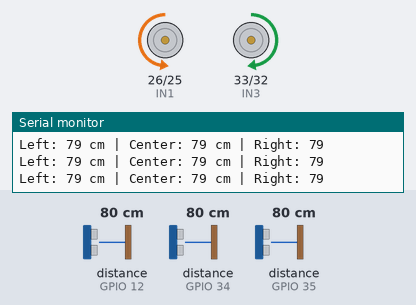
This sketch was run on a simulated ESP32. Shown: motor-driver pin pairs drawn as motors (green arrow = first pin HIGH = forward, orange = second pin HIGH = backward, longer = more drive), the last lines printed to the serial monitor. Wiring (inferred from the names in the program): 3 × ultrasonic range finder: trigger GPIO 13, echo GPIO 12 / trigger GPIO 14, echo GPIO 34 / trigger GPIO 27, echo GPIO 35. The test bench sets the inputs (shaded band); at power-on: distance to the obstacle (sensors on GPIO 12, GPIO 34, GPIO 35) 80 cm. The echo pulse lasts 58.3 µs per cm.

Above: at 1.2 s.
1.3 s: distance to the obstacle (sensor on GPIO 12) set to 23 cm
2.8 s: distance to the obstacle (sensor on GPIO 12) set to 19 cm
At 4.0 s:
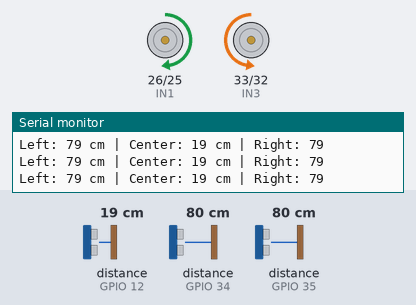
4.3 s: distance to the obstacle (sensor on GPIO 34) set to 22 cm
5.8 s: distance to the obstacle (sensor on GPIO 34) set to 18 cm
At 6.7 s:
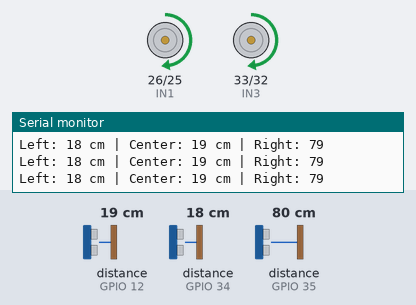
7.3 s: distance to the obstacle (sensor on GPIO 34) set to 35 cm
At 7.9 s:
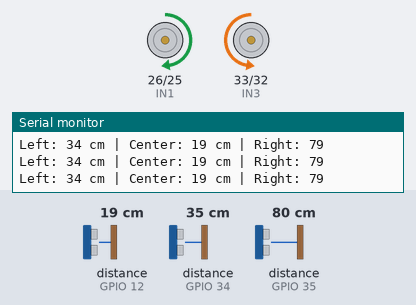
8.8 s: distance to the obstacle (sensor on GPIO 35) set to 23 cm
10.3 s: distance to the obstacle (sensor on GPIO 35) set to 19 cm
At 11.7 s:
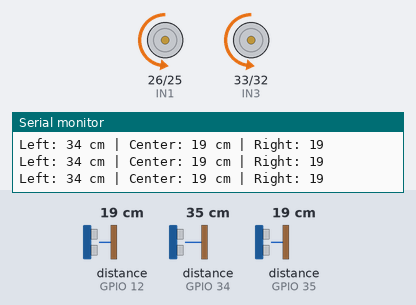
Timing chart, 0 to 12.8 s (numbered marks = the images above; inputs shaded):
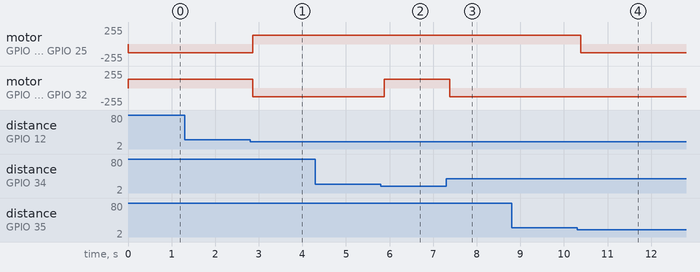

Measured:
- the behaviour switches between 21 and 20 cm on distance to the obstacle (sensor on GPIO 12) (found by bisection; images 0 and 1)
- the behaviour switches between 21 and 20 cm on distance to the obstacle (sensor on GPIO 34) (found by bisection; images 1 and 2)
- the behaviour switches between 21 and 20 cm on distance to the obstacle (sensor on GPIO 35) (found by bisection; images 3 and 4)
- after the input at 2.8 s, motor on GPIO 26 (IN1) / GPIO 25 (IN2): backward 128/255 → forward 128/255 after 0.07 s; motor on GPIO 33 (IN3) / GPIO 32 (IN4): forward 128/255 → backward 128/255 after 0.07 s
- after the input at 5.8 s, motor on GPIO 33 (IN3) / GPIO 32 (IN4): backward 128/255 → forward 128/255 after 0.08 s
- after the input at 7.3 s, motor on GPIO 33 (IN3) / GPIO 32 (IN4): forward 128/255 → backward 128/255 after 0.08 s
- after the input at 10.3 s, motor on GPIO 26 (IN1) / GPIO 25 (IN2): forward 128/255 → backward 128/255 after 0.09 s

The sketch:

OS_MutithreadingProject.ino
```cpp
#include <Arduino.h>

// Motor control pins for L298N
const int IN1 = 26; // Motor 1 forward
const int IN2 = 25; // Motor 1 backward
const int IN3 = 33; // Motor 2 forward
const int IN4 = 32; // Motor 2 backward

// Ultrasonic sensor pins
const int trigLeft = 14;   // Left sensor Trigger pin
const int echoLeft = 34;   // Left sensor Echo pin
const int trigCenter = 13; // Center sensor Trigger pin
const int echoCenter = 12; // Center sensor Echo pin
const int trigRight = 27;  // Right sensor Trigger pin
const int echoRight = 35;  // Right sensor Echo pin

// PWM configurations
const int pwmChannel1 = 0;   // PWM channel for IN1
const int pwmChannel2 = 1;   // PWM channel for IN2
const int pwmChannel3 = 2;   // PWM channel for IN3
const int pwmChannel4 = 3;   // PWM channel for IN4
const int pwmFreq = 5000;    // PWM frequency (Hz)
const int pwmResolution = 8; // PWM resolution (8-bit: 0-255)

// Shared variables
volatile int directionCommand = 0; // Command to control direction
SemaphoreHandle_t xSemaphore;      // Semaphore for thread safety
int lastCommand = -99;             // Tracks the last executed command

// Function to set motor speed
void setMotorSpeed(int channel, int dutyCycle)
{
  ledcWrite(channel, dutyCycle); // Set PWM duty cycle (0-255)
}

// Function to read ultrasonic distance
long readUltrasonicDistance(int trigPin, int echoPin)
{
  digitalWrite(trigPin, LOW);
  delayMicroseconds(2);
  digitalWrite(trigPin, HIGH);
  delayMicroseconds(10);
  digitalWrite(trigPin, LOW);
  long duration = pulseIn(echoPin, HIGH, 30000); // 30ms timeout to avoid hanging
  if (duration == 0)
  {
    return 400; // Return a large distance if no echo
  }
  return (duration / 2) * 0.0343; // Distance in cm
}

// Motor control functions
void forward()
{
  setMotorSpeed(pwmChannel1, 0);   // IN1 OFF
  setMotorSpeed(pwmChannel2, 128); // IN2 Half speed
  setMotorSpeed(pwmChannel3, 128); // IN3 Half speed
  setMotorSpeed(pwmChannel4, 0);   // IN4 OFF
}

void reverse()
{
  setMotorSpeed(pwmChannel1, 128); // IN1 Half speed
  setMotorSpeed(pwmChannel2, 0);   // IN2 OFF
  setMotorSpeed(pwmChannel3, 0);   // IN3 OFF
  setMotorSpeed(pwmChannel4, 128); // IN4 Half speed
}

void left()
{
  setMotorSpeed(pwmChannel1, 0);   // IN1 OFF
  setMotorSpeed(pwmChannel2, 128); // IN2 Half speed
  setMotorSpeed(pwmChannel3, 0);   // IN3 OFF
  setMotorSpeed(pwmChannel4, 128); // IN4 Half speed
}

void right()
{
  setMotorSpeed(pwmChannel1, 128); // IN1 Half speed
  setMotorSpeed(pwmChannel2, 0);   // IN2 OFF
  setMotorSpeed(pwmChannel3, 128); // IN3 Half speed
  setMotorSpeed(pwmChannel4, 0);   // IN4 OFF
}

void stopMotors()
{
  setMotorSpeed(pwmChannel1, 0); // Stop all motors
  setMotorSpeed(pwmChannel2, 0);
  setMotorSpeed(pwmChannel3, 0);
  setMotorSpeed(pwmChannel4, 0);
}

// Sensor task
void sensorTask(void *parameter)
{
  while (true)
  {
    long distanceLeft = readUltrasonicDistance(trigLeft, echoLeft);
    long distanceCenter = readUltrasonicDistance(trigCenter, echoCenter);
    long distanceRight = readUltrasonicDistance(trigRight, echoRight);

    Serial.print("Left: ");
    Serial.print(distanceLeft);
    Serial.print(" cm | Center: ");
    Serial.print(distanceCenter);
    Serial.print(" cm | Right: ");
    Serial.println(distanceRight);

    int command = 4; // Default to forward

    // Determine direction based on distances
    if (distanceCenter < 20 && distanceRight < 20 && distanceLeft < 20)
    {
      command = -1; // Reverse
    }
    else if (distanceCenter < 20 && distanceRight < 20)
    {
      command = 1; // Go left
    }
    else if (distanceCenter < 20 && distanceLeft < 20)
    {
      command = 2; // Go right
    }
    else if (distanceLeft < 20 && distanceRight < 20)
    {
      command = 3; // Go forward
    }
    else if (distanceCenter < 20)
    { // Only forward obstacle
      if (distanceLeft >= 1000)
      {
        command = 1; // Go left
      }
      else if (distanceRight >= 1000)
      {
        command = 2; // Go right
      }
      else
      {
        command = -1; // Reverse
      }
    }
    else if (distanceLeft < 20)
    { // Only left obstacle
      if (distanceCenter >= 1000)
      {
        command = 4; // Go forward
      }
      else if (distanceRight >= 1000)
      {
        command = 2; // Go right
      }
      else
      {
        command = -1; // Reverse
      }
    }
    else if (distanceRight < 20)
    { // Only right obstacle
      if (distanceCenter >= 1000)
      {
        command = 4; // Go forward
      }
      else if (distanceLeft >= 1000)
      {
        command = 1; // Go left
      }
      else
      {
        command = -1; // Reverse
      }
    }
    else
    {
      command = 4; // Move forward (default)
    }

    if (xSemaphoreTake(xSemaphore, portMAX_DELAY) == pdTRUE)
    {
      directionCommand = command;
      xSemaphoreGive(xSemaphore);
    }

    delay(100);
  }
}

// Movement task
void movementTask(void *parameter)
{
  while (true)
  {
    int command;

    if (xSemaphoreTake(xSemaphore, portMAX_DELAY) == pdTRUE)
    {
      command = directionCommand;
      xSemaphoreGive(xSemaphore);
    }

    if (command != lastCommand)
    {
      stopMotors();
      lastCommand = command;

      switch (command)
      {
      case -1:
        reverse();
        break;
      case 1:
        left();
        break;
      case 2:
        right();
        break;
      case 4:
        forward();
        break;
      default:
        forward();
        break;
      }
    }

    delay(50);
  }
}

void setup()
{
  Serial.begin(115200);

  // Initialize motor PWM channels
  ledcSetup(pwmChannel1, pwmFreq, pwmResolution);
  ledcAttachPin(IN1, pwmChannel1);
  ledcSetup(pwmChannel2, pwmFreq, pwmResolution);
  ledcAttachPin(IN2, pwmChannel2);
  ledcSetup(pwmChannel3, pwmFreq, pwmResolution);
  ledcAttachPin(IN3, pwmChannel3);
  ledcSetup(pwmChannel4, pwmFreq, pwmResolution);
  ledcAttachPin(IN4, pwmChannel4);

  // Initialize ultrasonic sensor pins
  pinMode(trigLeft, OUTPUT);
  pinMode(echoLeft, INPUT);
  pinMode(trigCenter, OUTPUT);
  pinMode(echoCenter, INPUT);
  pinMode(trigRight, OUTPUT);
  pinMode(echoRight, INPUT);

  // Create semaphore
  xSemaphore = xSemaphoreCreateMutex();

  // Create tasks
  xTaskCreatePinnedToCore(sensorTask, "Sensor Task", 2048, NULL, 1, NULL, 0);
  xTaskCreatePinnedToCore(movementTask, "Movement Task", 2048, NULL, 1, NULL, 1);

  Serial.println("System Initialized");
}

void loop()
{
  // Main loop intentionally left empty as tasks handle the logic
}
```
